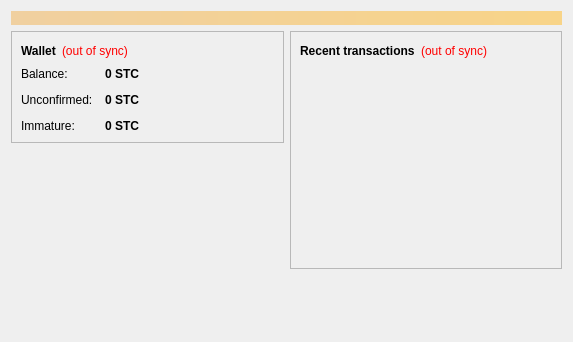
<?xml version="1.0" encoding="UTF-8"?>
<ui version="4.0">
 <class>OverviewPage</class>
 <widget class="QWidget" name="OverviewPage">
  <property name="geometry">
   <rect>
    <x>0</x>
    <y>0</y>
    <width>573</width>
    <height>342</height>
   </rect>
  </property>
  <property name="windowTitle">
   <string>Form</string>
  </property>
  <layout class="QVBoxLayout" name="topLayout">
   <item>
    <widget class="QLabel" name="labelAlerts">
     <property name="visible">
      <bool>false</bool>
     </property>
     <property name="styleSheet">
      <string notr="true">background-color: qlineargradient(x1: 0, y1: 0, x2: 1, y2: 0, stop:0 #F0D0A0, stop:1 #F8D488); color:#000000;</string>
     </property>
     <property name="wordWrap">
      <bool>true</bool>
     </property>
     <property name="margin">
      <number>3</number>
     </property>
    </widget>
   </item>
   <item>
    <layout class="QHBoxLayout" name="horizontalLayout" stretch="1,1">
     <item>
      <layout class="QVBoxLayout" name="verticalLayout_2">
       <item>
        <widget class="QFrame" name="frame">
         <property name="frameShape">
          <enum>QFrame::StyledPanel</enum>
         </property>
         <property name="frameShadow">
          <enum>QFrame::Raised</enum>
         </property>
         <layout class="QVBoxLayout" name="verticalLayout_4">
          <item>
           <layout class="QHBoxLayout" name="horizontalLayout_4">
            <item>
             <widget class="QLabel" name="label_5">
              <property name="font">
               <font>
                <weight>75</weight>
                <bold>true</bold>
               </font>
              </property>
              <property name="text">
               <string>Wallet</string>
              </property>
             </widget>
            </item>
            <item>
             <widget class="QLabel" name="labelWalletStatus">
              <property name="toolTip">
               <string>The displayed information may be out of date. Your wallet automatically synchronizes with the Stevencoin network after a connection is established, but this process has not completed yet.</string>
              </property>
              <property name="styleSheet">
               <string notr="true">QLabel { color: red; }</string>
              </property>
              <property name="text">
               <string notr="true">(out of sync)</string>
              </property>
              <property name="alignment">
               <set>Qt::AlignLeading|Qt::AlignLeft|Qt::AlignVCenter</set>
              </property>
             </widget>
            </item>
            <item>
             <spacer name="horizontalSpacer_2">
              <property name="orientation">
               <enum>Qt::Horizontal</enum>
              </property>
              <property name="sizeHint" stdset="0">
               <size>
                <width>40</width>
                <height>20</height>
               </size>
              </property>
             </spacer>
            </item>
           </layout>
          </item>
          <item>
           <layout class="QFormLayout" name="formLayout_2">
            <property name="fieldGrowthPolicy">
             <enum>QFormLayout::AllNonFixedFieldsGrow</enum>
            </property>
            <property name="horizontalSpacing">
             <number>12</number>
            </property>
            <property name="verticalSpacing">
             <number>12</number>
            </property>
            <item row="0" column="0">
             <widget class="QLabel" name="label">
              <property name="text">
               <string>Balance:</string>
              </property>
             </widget>
            </item>
            <item row="0" column="1">
             <widget class="QLabel" name="labelBalance">
              <property name="font">
               <font>
                <weight>75</weight>
                <bold>true</bold>
               </font>
              </property>
              <property name="cursor">
               <cursorShape>IBeamCursor</cursorShape>
              </property>
              <property name="toolTip">
               <string>Your current balance</string>
              </property>
              <property name="text">
               <string notr="true">0 STC</string>
              </property>
              <property name="textInteractionFlags">
               <set>Qt::LinksAccessibleByMouse|Qt::TextSelectableByKeyboard|Qt::TextSelectableByMouse</set>
              </property>
             </widget>
            </item>
            <item row="1" column="0">
             <widget class="QLabel" name="label_3">
              <property name="text">
               <string>Unconfirmed:</string>
              </property>
             </widget>
            </item>
            <item row="1" column="1">
             <widget class="QLabel" name="labelUnconfirmed">
              <property name="font">
               <font>
                <weight>75</weight>
                <bold>true</bold>
               </font>
              </property>
              <property name="cursor">
               <cursorShape>IBeamCursor</cursorShape>
              </property>
              <property name="toolTip">
               <string>Total of transactions that have yet to be confirmed, and do not yet count toward the current balance</string>
              </property>
              <property name="text">
               <string notr="true">0 STC</string>
              </property>
              <property name="textInteractionFlags">
               <set>Qt::LinksAccessibleByMouse|Qt::TextSelectableByKeyboard|Qt::TextSelectableByMouse</set>
              </property>
             </widget>
            </item>
            <item row="2" column="0">
             <widget class="QLabel" name="labelImmatureText">
              <property name="text">
               <string>Immature:</string>
              </property>
             </widget>
            </item>
            <item row="2" column="1">
             <widget class="QLabel" name="labelImmature">
              <property name="font">
               <font>
                <weight>75</weight>
                <bold>true</bold>
               </font>
              </property>
              <property name="toolTip">
               <string>Mined balance that has not yet matured</string>
              </property>
              <property name="text">
               <string notr="true">0 STC</string>
              </property>
              <property name="textInteractionFlags">
               <set>Qt::LinksAccessibleByMouse|Qt::TextSelectableByKeyboard|Qt::TextSelectableByMouse</set>
              </property>
             </widget>
            </item>
           </layout>
          </item>
         </layout>
        </widget>
       </item>
       <item>
        <spacer name="verticalSpacer">
         <property name="orientation">
          <enum>Qt::Vertical</enum>
         </property>
         <property name="sizeHint" stdset="0">
          <size>
           <width>20</width>
           <height>40</height>
          </size>
         </property>
        </spacer>
       </item>
      </layout>
     </item>
     <item>
      <layout class="QVBoxLayout" name="verticalLayout_3">
       <item>
        <widget class="QFrame" name="frame_2">
         <property name="frameShape">
          <enum>QFrame::StyledPanel</enum>
         </property>
         <property name="frameShadow">
          <enum>QFrame::Raised</enum>
         </property>
         <layout class="QVBoxLayout" name="verticalLayout">
          <item>
           <layout class="QHBoxLayout" name="horizontalLayout_2">
            <item>
             <widget class="QLabel" name="label_4">
              <property name="text">
               <string>&lt;b&gt;Recent transactions&lt;/b&gt;</string>
              </property>
             </widget>
            </item>
            <item>
             <widget class="QLabel" name="labelTransactionsStatus">
              <property name="toolTip">
               <string>The displayed information may be out of date. Your wallet automatically synchronizes with the Stevencoin network after a connection is established, but this process has not completed yet.</string>
              </property>
              <property name="styleSheet">
               <string notr="true">QLabel { color: red; }</string>
              </property>
              <property name="text">
               <string notr="true">(out of sync)</string>
              </property>
              <property name="alignment">
               <set>Qt::AlignRight|Qt::AlignTrailing|Qt::AlignVCenter</set>
              </property>
             </widget>
            </item>
            <item>
             <spacer name="horizontalSpacer">
              <property name="orientation">
               <enum>Qt::Horizontal</enum>
              </property>
              <property name="sizeHint" stdset="0">
               <size>
                <width>40</width>
                <height>20</height>
               </size>
              </property>
             </spacer>
            </item>
           </layout>
          </item>
          <item>
           <widget class="QListView" name="listTransactions">
            <property name="styleSheet">
             <string notr="true">QListView { background: transparent; }</string>
            </property>
            <property name="frameShape">
             <enum>QFrame::NoFrame</enum>
            </property>
            <property name="verticalScrollBarPolicy">
             <enum>Qt::ScrollBarAlwaysOff</enum>
            </property>
            <property name="horizontalScrollBarPolicy">
             <enum>Qt::ScrollBarAlwaysOff</enum>
            </property>
            <property name="selectionMode">
             <enum>QAbstractItemView::NoSelection</enum>
            </property>
           </widget>
          </item>
         </layout>
        </widget>
       </item>
       <item>
        <spacer name="verticalSpacer_2">
         <property name="orientation">
          <enum>Qt::Vertical</enum>
         </property>
         <property name="sizeHint" stdset="0">
          <size>
           <width>20</width>
           <height>40</height>
          </size>
         </property>
        </spacer>
       </item>
      </layout>
     </item>
    </layout>
   </item>
  </layout>
 </widget>
 <resources/>
 <connections/>
</ui>
